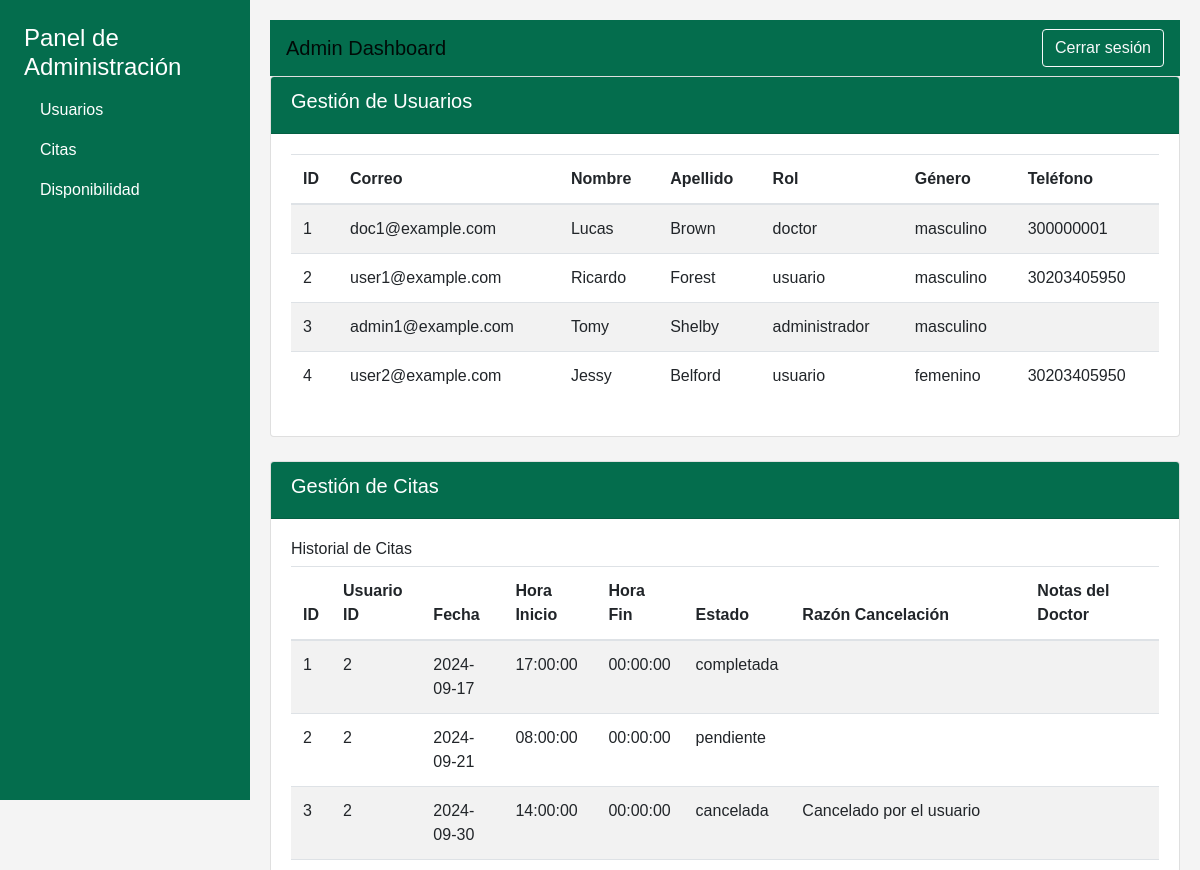
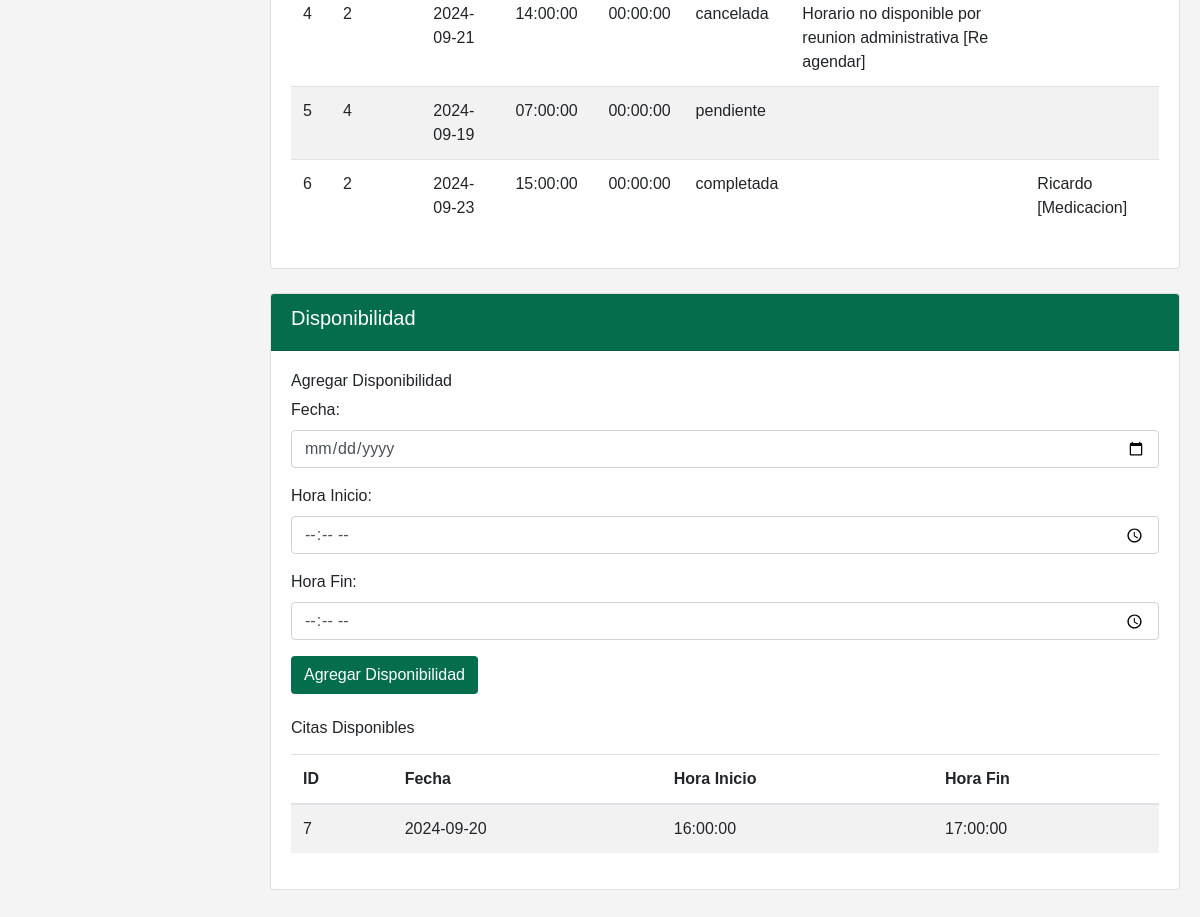
The page /views/admin.php (signed in) on the database its author committed (2 pictures, top to bottom).
### tables this page shows
CREATE TABLE `usuarios` (
  `id` int(11) NOT NULL,
  `correo` varchar(255) NOT NULL,
  `password` varchar(255) NOT NULL,
  `nombre` varchar(100) DEFAULT NULL,
  `apellido` varchar(100) DEFAULT NULL,
  `rol` enum('administrador','usuario','doctor') NOT NULL,
  `genero` enum('masculino','femenino') NOT NULL,
  `telefono` varchar(20) NOT NULL
);

CREATE TABLE `citas` (
  `id` int(11) NOT NULL,
  `usuario_id` int(11) NOT NULL,
  `fecha` date NOT NULL,
  `hora_inicio` time NOT NULL,
  `hora_fin` time NOT NULL,
  `estado` enum('pendiente','completada','cancelada') DEFAULT 'pendiente',
  `razon_cancelacion` varchar(255) DEFAULT NULL,
  `doctor_id` int(11) DEFAULT NULL,
  `notas_doctor` text DEFAULT NULL
);

CREATE TABLE `disponibilidad_citas` (
  `id` int(11) NOT NULL,
  `doctor_id` int(11) NOT NULL,
  `fecha` date NOT NULL,
  `hora_inicio` time NOT NULL,
  `hora_fin` time NOT NULL,
  `disponible` tinyint(1) NOT NULL DEFAULT 1
);

### views/admin.php (the view, shortened to what this page needs)
<?php
try {
    $pdo = new PDO('mysql:host=localhost;dbname=gestor_citas;charset=utf8mb4', 'root', '');
    $pdo->setAttribute(PDO::ATTR_ERRMODE, PDO::ERRMODE_EXCEPTION);
} catch (PDOException $e) {
    die('Error de conexión: ' . $e->getMessage());
}
$usuarios = $pdo->query("SELECT * FROM usuarios")->fetchAll(PDO::FETCH_ASSOC);
$disponibilidad = $pdo->query("SELECT * FROM disponibilidad_citas WHERE disponible = 1")->fetchAll(PDO::FETCH_ASSOC);
$citasDisponibles = $pdo->query("SELECT * FROM citas WHERE estado = 'pendiente'")->fetchAll(PDO::FETCH_ASSOC);
$citasHistorial = $pdo->query("SELECT * FROM citas")->fetchAll(PDO::FETCH_ASSOC);
?>
<!DOCTYPE html>
<html lang="es">
<head>
    <link rel="stylesheet" href="https://cdn.jsdelivr.net/npm/bootstrap@4.3.1/dist/css/bootstrap.min.css">
</head>
<body>
    <div class="sidebar">
        <div class="p-4">
            <h4>Panel de Administración</h4>
            <ul class="nav flex-column">
                <li class="nav-item">
                    <a class="nav-link" href="#usuarios">Usuarios</a>
                </li>
                <li class="nav-item">
                    <a class="nav-link" href="#citas">Citas</a>
                </li>
                <li class="nav-item">
                    <a class="nav-link" href="#disponibilidad">Disponibilidad</a>
                </li>
            </ul>
        </div>
    </div>
    <div class="content">
        <nav class="navbar navbar-expand-lg navbar-light">
            <a class="navbar-brand" href="#">Admin Dashboard</a>
            <div class="ml-auto">
                <a href="../includes/logout.php" class="btn btn-outline-light">Cerrar sesión</a>
            </div>
        </nav>
        <div id="usuarios" class="card mb-4">
            <div class="card-header">
                <h5>Gestión de Usuarios</h5>
            </div>
            <div class="card-body">
                <table class="table table-striped">
                    <thead>
                        <tr>
                            <th>ID</th>
                            <th>Correo</th>
                            <th>Nombre</th>
                            <th>Apellido</th>
                            <th>Rol</th>
                            <th>Género</th>
                            <th>Teléfono</th>
                        </tr>
                    </thead>
                    <tbody>
                        <?php foreach ($usuarios as $usuario): ?>
                            <tr>
                                <td><?php echo htmlspecialchars($usuario['id']); ?></td>
                                <td><?php echo htmlspecialchars($usuario['correo']); ?></td>
                                <td><?php echo htmlspecialchars($usuario['nombre']); ?></td>
                                <td><?php echo htmlspecialchars($usuario['apellido']); ?></td>
                                <td><?php echo htmlspecialchars($usuario['rol']); ?></td>
                                <td><?php echo htmlspecialchars($usuario['genero']); ?></td>
                                <td><?php echo htmlspecialchars($usuario['telefono']); ?></td>
                            </tr>
                        <?php endforeach; ?>
                    </tbody>
                </table>
            </div>
        </div>
        <div id="citas" class="card mb-4">
            <div class="card-header">
                <h5>Gestión de Citas</h5>
            </div>
            <div class="card-body">
                <h6>Historial de Citas</h6>
                <table class="table table-striped">
                    <thead>
                        <tr>
                            <th>ID</th>
                            <th>Usuario ID</th>
                            <th>Fecha</th>
                            <th>Hora Inicio</th>
                            <th>Hora Fin</th>
                            <th>Estado</th>
                            <th>Razón Cancelación</th>
                            <th>Notas del Doctor</th>
                        </tr>
                    </thead>
                    <tbody>
                        <?php foreach ($citasHistorial as $cita): ?>
                            <tr>
                                <td><?php echo htmlspecialchars($cita['id']); ?></td>
                                <td><?php echo htmlspecialchars($cita['usuario_id']); ?></td>
                                <td><?php echo htmlspecialchars($cita['fecha']); ?></td>
                                <td><?php echo htmlspecialchars($cita['hora_inicio']); ?></td>
                                <td><?php echo htmlspecialchars($cita['hora_fin']); ?></td>
                                <td><?php echo htmlspecialchars($cita['estado']); ?></td>
                                <td><?php echo htmlspecialchars($cita['razon_cancelacion']); ?></td>
                                <td><?php echo htmlspecialchars($cita['notas_doctor']); ?></td>
                            </tr>
                        <?php endforeach; ?>
                    </tbody>
                </table>
            </div>
        </div>
        <div id="disponibilidad" class="card mb-4">
            <div class="card-header">
                <h5>Disponibilidad</h5>
            </div>
            <div class="card-body">
                <h6>Agregar Disponibilidad</h6>
<form id="addAvailabilityForm">
    <div class="form-group mb-3">
        <label for="fecha">Fecha:</label>
        <input type="date" class="form-control" id="fecha" name="fecha" required>
    </div>
    <div class="form-group mb-3">
        <label for="hora_inicio">Hora Inicio:</label>
        <input type="time" class="form-control" id="hora_inicio" name="hora_inicio" required>
    </div>
    <div class="form-group mb-3">
        <label for="hora_fin">Hora Fin:</label>
        <input type="time" class="form-control" id="hora_fin" name="hora_fin" required>
    </div>
    <button type="submit" class="btn btn-custom">Agregar Disponibilidad</button>
</form>
                <h6 class="mt-4">Citas Disponibles</h6>
                <table class="table table-striped mt-3">
                    <thead>
                        <tr>
                            <th>ID</th>
                            <th>Fecha</th>
                            <th>Hora Inicio</th>
                            <th>Hora Fin</th>
                        </tr>
                    </thead>
                    <tbody>
                        <?php foreach ($disponibilidad as $disp): ?>
                            <tr>
                                <td><?php echo htmlspecialchars($disp['id']); ?></td>
                                <td><?php echo htmlspecialchars($disp['fecha']); ?></td>
                                <td><?php echo htmlspecialchars($disp['hora_inicio']); ?></td>
                                <td><?php echo htmlspecialchars($disp['hora_fin']); ?></td>
                            </tr>
                        <?php endforeach; ?>
                    </tbody>
                </table>
            </div>
        </div>
    </div>
</body>
</html>

### views/admin.php (style rules this page uses)
body { font-family: Arial, sans-serif; background-color: #F4F4F4; }
.sidebar { height: 100vh; position: fixed; top: 0; left: 0; width: 250px; background-color: #046D4D; color: #fff; }
.sidebar a { color: #fff; text-decoration: none; }
.content { margin-left: 250px; padding: 20px; }
.navbar { background-color: #046D4D; }
.navbar-brand { color: #fff; }
.card-header { background-color: #046D4D; color: #fff; }
.btn-custom { background-color: #046D4D; color: #fff; }

### rows shown on the page
usuarios: id "1", correo "doc1@example.com", nombre "Lucas", apellido "Brown", rol "doctor", genero "masculino", telefono "300000001"
usuarios: id "2", correo "user1@example.com", nombre "Ricardo", apellido "Forest", rol "usuario", genero "masculino", telefono "30203405950"
usuarios: id "3", correo "admin1@example.com", nombre "Tomy", apellido "Shelby", rol "administrador", genero "masculino"
usuarios: id "4", correo "user2@example.com", nombre "Jessy", apellido "Belford", rol "usuario", genero "femenino", telefono "30203405950"
citas: id "1", usuario "2", fecha "2024-09-17", hora_inicio "17:00:00", hora_fin "00:00:00", estado "completada"
citas: id "2", usuario "2", fecha "2024-09-21", hora_inicio "08:00:00", hora_fin "00:00:00", estado "pendiente"
citas: id "3", usuario "2", fecha "2024-09-30", hora_inicio "14:00:00", hora_fin "00:00:00", estado "cancelada", razon_cancelacion "Cancelado por el usuario"
citas: id "4", usuario "2", fecha "2024-09-21", hora_inicio "14:00:00", hora_fin "00:00:00", estado "cancelada", razon_cancelacion "Horario no disponible por reunion administrativa [Re agendar]"
citas: id "5", usuario "4", fecha "2024-09-19", hora_inicio "07:00:00", hora_fin "00:00:00", estado "pendiente"
citas: id "6", usuario "2", fecha "2024-09-23", hora_inicio "15:00:00", hora_fin "00:00:00", estado "completada", notas_doctor "Ricardo [Medicacion]"
disponibilidad_citas: id "7", fecha "2024-09-20", hora_inicio "16:00:00", hora_fin "17:00:00"
